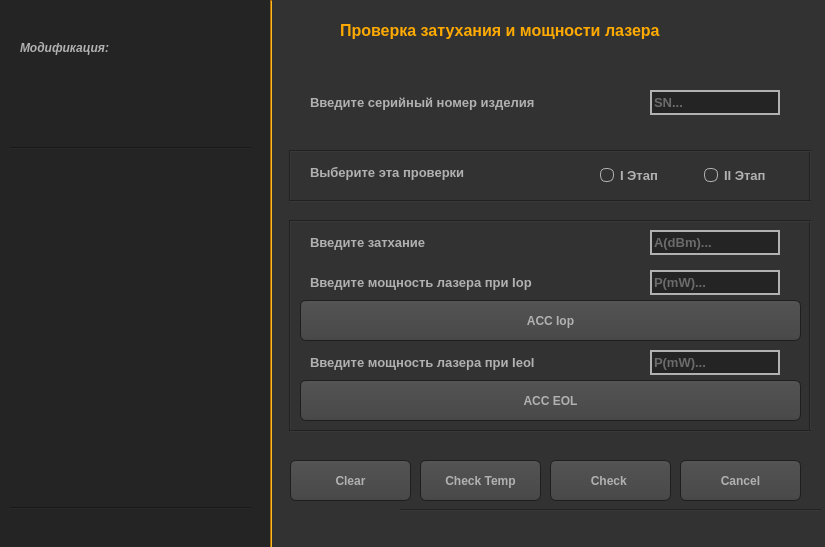
<?xml version="1.0" encoding="UTF-8"?>
<ui version="4.0">
 <class>Form</class>
 <widget class="QWidget" name="Form">
  <property name="geometry">
   <rect>
    <x>0</x>
    <y>0</y>
    <width>825</width>
    <height>547</height>
   </rect>
  </property>
  <property name="minimumSize">
   <size>
    <width>825</width>
    <height>547</height>
   </size>
  </property>
  <property name="maximumSize">
   <size>
    <width>825</width>
    <height>547</height>
   </size>
  </property>
  <property name="windowTitle">
   <string>Checking Attenuation and Laser Power</string>
  </property>
  <property name="styleSheet">
   <string notr="true">QWidget
{
    color: #b1b1b1;
    background-color: #323232;
}
QWidget:item:hover
{
    background-color: QLinearGradient( x1: 0, y1: 0, x2: 0, y2: 1, stop: 0 #ffa02f, stop: 1 #ca0619);
    color: #000000;
}

QWidget:item:selected
{
    background-color: QLinearGradient( x1: 0, y1: 0, x2: 0, y2: 1, stop: 0 #ffa02f, stop: 1 #d7801a);
}
QWidget:disabled
{
    color: #808080;
    background-color: #323232;
}
QScrollBar:vertical
{
      background: QLinearGradient( x1: 0, y1: 0, x2: 1, y2: 0, stop: 0.0 #121212, stop: 0.2 #282828, stop: 1 #484848);
      width: 14px;
      margin: 16px 0 16px 0;
      border: 1px solid #222222;
}

QScrollBar::handle:vertical
{
      background: QLinearGradient( x1: 0, y1: 0, x2: 0, y2: 1, stop: 0 #ffa02f, stop: 0.5 #d7801a, stop: 1 #ffa02f);
      min-height: 20px;
      border-radius: 2px;
}

QScrollBar::add-line:vertical
{
      border: 1px solid #1b1b19;
      border-radius: 2px;
      background: QLinearGradient( x1: 0, y1: 0, x2: 0, y2: 1, stop: 0 #ffa02f, stop: 1 #d7801a);
      height: 14px;
      subcontrol-position: bottom;
      subcontrol-origin: margin;
}

QScrollBar::sub-line:vertical
{
      border: 1px solid #1b1b19;
      border-radius: 2px;
      background: QLinearGradient( x1: 0, y1: 0, x2: 0, y2: 1, stop: 0 #d7801a, stop: 1 #ffa02f);
      height: 14px;
      subcontrol-position: top;
      subcontrol-origin: margin;
}

QScrollBar::up-arrow:vertical, QScrollBar::down-arrow:vertical
{
      border: 1px solid black;
      width: 1px;
      height: 1px;
      background: white;
}


QScrollBar::add-page:vertical, QScrollBar::sub-page:vertical
{
      background: none;
}

QLineEdit
{border: 2px solid #b1b1b1;

    background-color: #242424;
}
QLineEdit:focus
{
    border: 2px solid #ffaa00;
}</string>
  </property>
  <widget class="QPlainTextEdit" name="plainTextEdit">
   <property name="geometry">
    <rect>
     <x>0</x>
     <y>0</y>
     <width>271</width>
     <height>551</height>
    </rect>
   </property>
   <property name="cursor" stdset="0">
    <cursorShape>ArrowCursor</cursorShape>
   </property>
   <property name="styleSheet">
    <string notr="true">QPlainTextEdit
{
    background-color: #242424;
border:#242424
}
</string>
   </property>
   <property name="readOnly">
    <bool>true</bool>
   </property>
  </widget>
  <widget class="Line" name="line_3">
   <property name="geometry">
    <rect>
     <x>270</x>
     <y>0</y>
     <width>2</width>
     <height>550</height>
    </rect>
   </property>
   <property name="styleSheet">
    <string notr="true">background-color: #ffaa00
</string>
   </property>
   <property name="orientation">
    <enum>Qt::Vertical</enum>
   </property>
  </widget>
  <widget class="Line" name="line_2">
   <property name="geometry">
    <rect>
     <x>10</x>
     <y>140</y>
     <width>241</width>
     <height>16</height>
    </rect>
   </property>
   <property name="styleSheet">
    <string notr="true">
    background-color: #242424;
</string>
   </property>
   <property name="orientation">
    <enum>Qt::Horizontal</enum>
   </property>
  </widget>
  <widget class="QLabel" name="label_8">
   <property name="geometry">
    <rect>
     <x>20</x>
     <y>40</y>
     <width>101</width>
     <height>16</height>
    </rect>
   </property>
   <property name="font">
    <font>
     <family>Arial</family>
     <weight>75</weight>
     <italic>true</italic>
     <bold>true</bold>
    </font>
   </property>
   <property name="styleSheet">
    <string notr="true">background-color: #242424;</string>
   </property>
   <property name="text">
    <string>Модификация:</string>
   </property>
  </widget>
  <widget class="QPlainTextEdit" name="plainTextEdit_3">
   <property name="geometry">
    <rect>
     <x>60</x>
     <y>60</y>
     <width>201</width>
     <height>81</height>
    </rect>
   </property>
   <property name="sizePolicy">
    <sizepolicy hsizetype="Preferred" vsizetype="Expanding">
     <horstretch>0</horstretch>
     <verstretch>0</verstretch>
    </sizepolicy>
   </property>
   <property name="font">
    <font>
     <family>Arial</family>
     <pointsize>10</pointsize>
     <weight>50</weight>
     <italic>true</italic>
     <bold>false</bold>
    </font>
   </property>
   <property name="cursor" stdset="0">
    <cursorShape>ArrowCursor</cursorShape>
   </property>
   <property name="styleSheet">
    <string notr="true">QPlainTextEdit
{
    background-color: #242424;
border:#242424
}
</string>
   </property>
   <property name="verticalScrollBarPolicy">
    <enum>Qt::ScrollBarAsNeeded</enum>
   </property>
   <property name="sizeAdjustPolicy">
    <enum>QAbstractScrollArea::AdjustIgnored</enum>
   </property>
   <property name="readOnly">
    <bool>true</bool>
   </property>
   <property name="backgroundVisible">
    <bool>false</bool>
   </property>
   <property name="centerOnScroll">
    <bool>false</bool>
   </property>
   <property name="placeholderText">
    <string/>
   </property>
  </widget>
  <widget class="QPlainTextEdit" name="plainTextEdit_2">
   <property name="geometry">
    <rect>
     <x>10</x>
     <y>160</y>
     <width>251</width>
     <height>341</height>
    </rect>
   </property>
   <property name="sizePolicy">
    <sizepolicy hsizetype="Preferred" vsizetype="Expanding">
     <horstretch>0</horstretch>
     <verstretch>0</verstretch>
    </sizepolicy>
   </property>
   <property name="font">
    <font>
     <family>Arial</family>
     <pointsize>10</pointsize>
     <weight>50</weight>
     <italic>true</italic>
     <bold>false</bold>
    </font>
   </property>
   <property name="cursor" stdset="0">
    <cursorShape>ArrowCursor</cursorShape>
   </property>
   <property name="styleSheet">
    <string notr="true">QPlainTextEdit
{
    background-color: #242424;
border:#242424
}
</string>
   </property>
   <property name="verticalScrollBarPolicy">
    <enum>Qt::ScrollBarAsNeeded</enum>
   </property>
   <property name="sizeAdjustPolicy">
    <enum>QAbstractScrollArea::AdjustIgnored</enum>
   </property>
   <property name="readOnly">
    <bool>true</bool>
   </property>
   <property name="backgroundVisible">
    <bool>false</bool>
   </property>
   <property name="centerOnScroll">
    <bool>false</bool>
   </property>
   <property name="placeholderText">
    <string/>
   </property>
  </widget>
  <widget class="Line" name="line_4">
   <property name="geometry">
    <rect>
     <x>10</x>
     <y>500</y>
     <width>241</width>
     <height>16</height>
    </rect>
   </property>
   <property name="styleSheet">
    <string notr="true">
    background-color: #242424;
</string>
   </property>
   <property name="orientation">
    <enum>Qt::Horizontal</enum>
   </property>
  </widget>
  <widget class="QLabel" name="label_7">
   <property name="geometry">
    <rect>
     <x>10</x>
     <y>510</y>
     <width>101</width>
     <height>31</height>
    </rect>
   </property>
   <property name="font">
    <font>
     <family>Arial</family>
     <pointsize>8</pointsize>
     <weight>50</weight>
     <bold>false</bold>
    </font>
   </property>
   <property name="styleSheet">
    <string notr="true">    background-color: #242424;
border:#242424</string>
   </property>
   <property name="text">
    <string/>
   </property>
  </widget>
  <widget class="QLabel" name="label_10">
   <property name="geometry">
    <rect>
     <x>300</x>
     <y>510</y>
     <width>311</width>
     <height>39</height>
    </rect>
   </property>
   <property name="text">
    <string/>
   </property>
  </widget>
  <widget class="QLabel" name="label_6">
   <property name="geometry">
    <rect>
     <x>720</x>
     <y>510</y>
     <width>109</width>
     <height>39</height>
    </rect>
   </property>
   <property name="font">
    <font>
     <family>Arial</family>
    </font>
   </property>
   <property name="text">
    <string/>
   </property>
  </widget>
  <widget class="Line" name="line_5">
   <property name="geometry">
    <rect>
     <x>400</x>
     <y>500</y>
     <width>421</width>
     <height>20</height>
    </rect>
   </property>
   <property name="styleSheet">
    <string notr="true">
 background-color: #323232;
</string>
   </property>
   <property name="orientation">
    <enum>Qt::Horizontal</enum>
   </property>
  </widget>
  <widget class="QPushButton" name="pushButton_2">
   <property name="geometry">
    <rect>
     <x>680</x>
     <y>460</y>
     <width>121</width>
     <height>41</height>
    </rect>
   </property>
   <property name="font">
    <font>
     <family>Arial</family>
     <pointsize>-1</pointsize>
     <weight>75</weight>
     <bold>true</bold>
    </font>
   </property>
   <property name="cursor">
    <cursorShape>PointingHandCursor</cursorShape>
   </property>
   <property name="styleSheet">
    <string notr="true">QPushButton
{
    color: #b1b1b1;
    background-color: QLinearGradient( x1: 0, y1: 0, x2: 0, y2: 1, stop: 0 #565656, stop: 0.1 #525252, stop: 0.5 #4e4e4e, stop: 0.9 #4a4a4a, stop: 1 #464646);
    border-width: 1px;
    border-color: #1e1e1e;
    border-style: solid;
    border-radius: 6;
    padding: 3px;
    font-size: 12px;
    padding-left: 5px;
    padding-right: 5px;
    min-width: 40px;
}

QPushButton:pressed
{
    background-color: QLinearGradient( x1: 0, y1: 0, x2: 0, y2: 1, stop: 0 #2d2d2d, stop: 0.1 #2b2b2b, stop: 0.5 #292929, stop: 0.9 #282828, stop: 1 #252525);
}
QPushButton:hover
{
    background-color: QLinearGradient( x1: 0, y1: 0, x2: 0, y2: 1, stop: 0 #2d2d20, stop: 0.1 #2b2b2b, stop: 0.3 #292929, stop: 0.6 #282828, stop: 1 #252525);
}</string>
   </property>
   <property name="text">
    <string>Cancel</string>
   </property>
  </widget>
  <widget class="QLabel" name="label">
   <property name="geometry">
    <rect>
     <x>340</x>
     <y>10</y>
     <width>451</width>
     <height>41</height>
    </rect>
   </property>
   <property name="font">
    <font>
     <family>Arial</family>
     <pointsize>12</pointsize>
     <weight>75</weight>
     <bold>true</bold>
    </font>
   </property>
   <property name="styleSheet">
    <string notr="true">QLabel {
color:  #ffaa00
}</string>
   </property>
   <property name="text">
    <string>Проверка затухания и мощности лазера</string>
   </property>
  </widget>
  <widget class="Line" name="line_11">
   <property name="geometry">
    <rect>
     <x>800</x>
     <y>150</y>
     <width>20</width>
     <height>51</height>
    </rect>
   </property>
   <property name="orientation">
    <enum>Qt::Vertical</enum>
   </property>
  </widget>
  <widget class="Line" name="line_12">
   <property name="geometry">
    <rect>
     <x>290</x>
     <y>150</y>
     <width>521</width>
     <height>2</height>
    </rect>
   </property>
   <property name="styleSheet">
    <string notr="true"/>
   </property>
   <property name="orientation">
    <enum>Qt::Horizontal</enum>
   </property>
  </widget>
  <widget class="Line" name="line_10">
   <property name="geometry">
    <rect>
     <x>280</x>
     <y>150</y>
     <width>20</width>
     <height>51</height>
    </rect>
   </property>
   <property name="orientation">
    <enum>Qt::Vertical</enum>
   </property>
  </widget>
  <widget class="Line" name="line">
   <property name="geometry">
    <rect>
     <x>290</x>
     <y>200</y>
     <width>521</width>
     <height>2</height>
    </rect>
   </property>
   <property name="styleSheet">
    <string notr="true"/>
   </property>
   <property name="orientation">
    <enum>Qt::Horizontal</enum>
   </property>
  </widget>
  <widget class="QWidget" name="horizontalLayoutWidget">
   <property name="geometry">
    <rect>
     <x>600</x>
     <y>160</y>
     <width>201</width>
     <height>31</height>
    </rect>
   </property>
   <layout class="QHBoxLayout" name="horizontalLayout">
    <item>
     <widget class="QRadioButton" name="radioButton_6">
      <property name="font">
       <font>
        <family>Arial</family>
        <pointsize>10</pointsize>
        <weight>75</weight>
        <bold>true</bold>
       </font>
      </property>
      <property name="cursor">
       <cursorShape>PointingHandCursor</cursorShape>
      </property>
      <property name="styleSheet">
       <string notr="true">QRadioButton::indicator:checked, QRadioButton::indicator:unchecked{
    color: #b1b1b1;
    background-color: #323232;
    border: 1px solid #b1b1b1;
    border-radius: 6px;
}

QRadioButton::indicator:checked
{
    background-color: qradialgradient(
        cx: 0.5, cy: 0.5,
        fx: 0.5, fy: 0.5,
        radius: 1.0,
        stop: 0.25 #ffaa00,
        stop: 0.3 #323232
    );
}
QRadioButton::indicator
{
    border-radius: 6px;
}

QRadioButton::indicator:hover, QCheckBox::indicator:hover
{
    border: 1px solid #ffaa00;
}</string>
      </property>
      <property name="text">
       <string>I Этап</string>
      </property>
     </widget>
    </item>
    <item>
     <widget class="QRadioButton" name="radioButton_5">
      <property name="font">
       <font>
        <family>Arial</family>
        <pointsize>10</pointsize>
        <weight>75</weight>
        <bold>true</bold>
       </font>
      </property>
      <property name="cursor">
       <cursorShape>PointingHandCursor</cursorShape>
      </property>
      <property name="styleSheet">
       <string notr="true">QRadioButton::indicator:checked, QRadioButton::indicator:unchecked{
    color: #b1b1b1;
    background-color: #323232;
    border: 1px solid #b1b1b1;
    border-radius: 6px;
}

QRadioButton::indicator:checked
{
    background-color: qradialgradient(
        cx: 0.5, cy: 0.5,
        fx: 0.5, fy: 0.5,
        radius: 1.0,
        stop: 0.25 #ffaa00,
        stop: 0.3 #323232
    );
}
QRadioButton::indicator
{
    border-radius: 6px;
}

QRadioButton::indicator:hover, QCheckBox::indicator:hover
{
    border: 1px solid #ffaa00;
}</string>
      </property>
      <property name="text">
       <string>II Этап</string>
      </property>
     </widget>
    </item>
   </layout>
  </widget>
  <widget class="QLabel" name="label_5">
   <property name="geometry">
    <rect>
     <x>310</x>
     <y>230</y>
     <width>161</width>
     <height>25</height>
    </rect>
   </property>
   <property name="font">
    <font>
     <family>Arial</family>
     <pointsize>10</pointsize>
     <weight>75</weight>
     <bold>true</bold>
    </font>
   </property>
   <property name="text">
    <string>Введите затхание</string>
   </property>
  </widget>
  <widget class="QPushButton" name="pushButton_5">
   <property name="enabled">
    <bool>true</bool>
   </property>
   <property name="geometry">
    <rect>
     <x>550</x>
     <y>460</y>
     <width>121</width>
     <height>41</height>
    </rect>
   </property>
   <property name="font">
    <font>
     <family>Arial</family>
     <pointsize>-1</pointsize>
     <weight>75</weight>
     <bold>true</bold>
    </font>
   </property>
   <property name="cursor">
    <cursorShape>PointingHandCursor</cursorShape>
   </property>
   <property name="styleSheet">
    <string notr="true">QPushButton
{
    color: #b1b1b1;
    background-color: QLinearGradient( x1: 0, y1: 0, x2: 0, y2: 1, stop: 0 #565656, stop: 0.1 #525252, stop: 0.5 #4e4e4e, stop: 0.9 #4a4a4a, stop: 1 #464646);
    border-width: 1px;
    border-color: #1e1e1e;
    border-style: solid;
    border-radius: 6;
    padding: 3px;
    font-size: 12px;
    padding-left: 5px;
    padding-right: 5px;
    min-width: 40px;
}

QPushButton:pressed
{
    background-color: QLinearGradient( x1: 0, y1: 0, x2: 0, y2: 1, stop: 0 #2d2d20, stop: 0.1 #2b2b2b, stop: 0.5 #292929, stop: 0.9 #282828, stop: 1 #252525);
}
QPushButton:hover
{
    background-color: QLinearGradient( x1: 0, y1: 0, x2: 0, y2: 1, stop: 0 #2d2d20, stop: 0.1 #2b2b2b, stop: 0.3 #292929, stop: 0.6 #282828, stop: 1 #252525);
}</string>
   </property>
   <property name="text">
    <string>Check </string>
   </property>
   <property name="checkable">
    <bool>false</bool>
   </property>
  </widget>
  <widget class="QLineEdit" name="lineEdit_4">
   <property name="geometry">
    <rect>
     <x>650</x>
     <y>230</y>
     <width>130</width>
     <height>25</height>
    </rect>
   </property>
   <property name="font">
    <font>
     <family>Arial</family>
     <pointsize>10</pointsize>
     <weight>75</weight>
     <bold>true</bold>
    </font>
   </property>
   <property name="text">
    <string/>
   </property>
   <property name="placeholderText">
    <string>A(dBm)...</string>
   </property>
  </widget>
  <widget class="QLineEdit" name="lineEdit_5">
   <property name="geometry">
    <rect>
     <x>650</x>
     <y>270</y>
     <width>130</width>
     <height>25</height>
    </rect>
   </property>
   <property name="font">
    <font>
     <family>Arial</family>
     <pointsize>10</pointsize>
     <weight>75</weight>
     <bold>true</bold>
    </font>
   </property>
   <property name="text">
    <string/>
   </property>
   <property name="placeholderText">
    <string>P(mW)...</string>
   </property>
  </widget>
  <widget class="QLabel" name="label_9">
   <property name="geometry">
    <rect>
     <x>310</x>
     <y>270</y>
     <width>291</width>
     <height>25</height>
    </rect>
   </property>
   <property name="font">
    <font>
     <family>Arial</family>
     <pointsize>10</pointsize>
     <weight>75</weight>
     <bold>true</bold>
    </font>
   </property>
   <property name="text">
    <string>Введите мощность лазера при Iop</string>
   </property>
  </widget>
  <widget class="QLabel" name="label_11">
   <property name="geometry">
    <rect>
     <x>310</x>
     <y>350</y>
     <width>291</width>
     <height>25</height>
    </rect>
   </property>
   <property name="font">
    <font>
     <family>Arial</family>
     <pointsize>10</pointsize>
     <weight>75</weight>
     <bold>true</bold>
    </font>
   </property>
   <property name="text">
    <string>Введите мощность лазера при Ieol</string>
   </property>
  </widget>
  <widget class="QLineEdit" name="lineEdit_6">
   <property name="geometry">
    <rect>
     <x>650</x>
     <y>350</y>
     <width>130</width>
     <height>25</height>
    </rect>
   </property>
   <property name="font">
    <font>
     <family>Arial</family>
     <pointsize>10</pointsize>
     <weight>75</weight>
     <bold>true</bold>
    </font>
   </property>
   <property name="text">
    <string/>
   </property>
   <property name="placeholderText">
    <string>P(mW)...</string>
   </property>
  </widget>
  <widget class="QPushButton" name="pushButton_6">
   <property name="enabled">
    <bool>true</bool>
   </property>
   <property name="geometry">
    <rect>
     <x>420</x>
     <y>460</y>
     <width>121</width>
     <height>41</height>
    </rect>
   </property>
   <property name="font">
    <font>
     <family>Arial</family>
     <pointsize>-1</pointsize>
     <weight>75</weight>
     <bold>true</bold>
    </font>
   </property>
   <property name="cursor">
    <cursorShape>PointingHandCursor</cursorShape>
   </property>
   <property name="styleSheet">
    <string notr="true">QPushButton
{
    color: #b1b1b1;
    background-color: QLinearGradient( x1: 0, y1: 0, x2: 0, y2: 1, stop: 0 #565656, stop: 0.1 #525252, stop: 0.5 #4e4e4e, stop: 0.9 #4a4a4a, stop: 1 #464646);
    border-width: 1px;
    border-color: #1e1e1e;
    border-style: solid;
    border-radius: 6;
    padding: 3px;
    font-size: 12px;
    padding-left: 5px;
    padding-right: 5px;
    min-width: 40px;
}

QPushButton:pressed
{
    background-color: QLinearGradient( x1: 0, y1: 0, x2: 0, y2: 1, stop: 0 #2d2d20, stop: 0.1 #2b2b2b, stop: 0.5 #292929, stop: 0.9 #282828, stop: 1 #252525);
}
QPushButton:hover
{
    background-color: QLinearGradient( x1: 0, y1: 0, x2: 0, y2: 1, stop: 0 #2d2d20, stop: 0.1 #2b2b2b, stop: 0.3 #292929, stop: 0.6 #282828, stop: 1 #252525);
}</string>
   </property>
   <property name="text">
    <string>Check Temp</string>
   </property>
   <property name="checkable">
    <bool>false</bool>
   </property>
  </widget>
  <widget class="QLabel" name="label_12">
   <property name="geometry">
    <rect>
     <x>310</x>
     <y>90</y>
     <width>291</width>
     <height>25</height>
    </rect>
   </property>
   <property name="font">
    <font>
     <family>Arial</family>
     <pointsize>10</pointsize>
     <weight>75</weight>
     <bold>true</bold>
    </font>
   </property>
   <property name="text">
    <string>Введите серийный номер изделия</string>
   </property>
  </widget>
  <widget class="QLineEdit" name="lineEdit_7">
   <property name="geometry">
    <rect>
     <x>650</x>
     <y>90</y>
     <width>130</width>
     <height>25</height>
    </rect>
   </property>
   <property name="font">
    <font>
     <family>Arial</family>
     <pointsize>10</pointsize>
     <weight>75</weight>
     <bold>true</bold>
    </font>
   </property>
   <property name="text">
    <string/>
   </property>
   <property name="placeholderText">
    <string>SN...</string>
   </property>
  </widget>
  <widget class="QPushButton" name="pushButton_7">
   <property name="enabled">
    <bool>true</bool>
   </property>
   <property name="geometry">
    <rect>
     <x>300</x>
     <y>380</y>
     <width>501</width>
     <height>41</height>
    </rect>
   </property>
   <property name="font">
    <font>
     <family>Arial</family>
     <pointsize>-1</pointsize>
     <weight>75</weight>
     <bold>true</bold>
    </font>
   </property>
   <property name="cursor">
    <cursorShape>PointingHandCursor</cursorShape>
   </property>
   <property name="styleSheet">
    <string notr="true">QPushButton
{
    color: #b1b1b1;
    background-color: QLinearGradient( x1: 0, y1: 0, x2: 0, y2: 1, stop: 0 #565656, stop: 0.1 #525252, stop: 0.5 #4e4e4e, stop: 0.9 #4a4a4a, stop: 1 #464646);
    border-width: 1px;
    border-color: #1e1e1e;
    border-style: solid;
    border-radius: 6;
    padding: 3px;
    font-size: 12px;
    padding-left: 5px;
    padding-right: 5px;
    min-width: 40px;
}

QPushButton:pressed
{
    background-color: QLinearGradient( x1: 0, y1: 0, x2: 0, y2: 1, stop: 0 #2d2d20, stop: 0.1 #2b2b2b, stop: 0.5 #292929, stop: 0.9 #282828, stop: 1 #252525);
}
QPushButton:hover
{
    background-color: QLinearGradient( x1: 0, y1: 0, x2: 0, y2: 1, stop: 0 #2d2d20, stop: 0.1 #2b2b2b, stop: 0.3 #292929, stop: 0.6 #282828, stop: 1 #252525);
}</string>
   </property>
   <property name="text">
    <string>ACC EOL</string>
   </property>
   <property name="checkable">
    <bool>false</bool>
   </property>
  </widget>
  <widget class="QPushButton" name="pushButton_8">
   <property name="enabled">
    <bool>true</bool>
   </property>
   <property name="geometry">
    <rect>
     <x>290</x>
     <y>460</y>
     <width>121</width>
     <height>41</height>
    </rect>
   </property>
   <property name="font">
    <font>
     <family>Arial</family>
     <pointsize>-1</pointsize>
     <weight>75</weight>
     <bold>true</bold>
    </font>
   </property>
   <property name="cursor">
    <cursorShape>PointingHandCursor</cursorShape>
   </property>
   <property name="styleSheet">
    <string notr="true">QPushButton
{
    color: #b1b1b1;
    background-color: QLinearGradient( x1: 0, y1: 0, x2: 0, y2: 1, stop: 0 #565656, stop: 0.1 #525252, stop: 0.5 #4e4e4e, stop: 0.9 #4a4a4a, stop: 1 #464646);
    border-width: 1px;
    border-color: #1e1e1e;
    border-style: solid;
    border-radius: 6;
    padding: 3px;
    font-size: 12px;
    padding-left: 5px;
    padding-right: 5px;
    min-width: 40px;
}

QPushButton:pressed
{
    background-color: QLinearGradient( x1: 0, y1: 0, x2: 0, y2: 1, stop: 0 #2d2d20, stop: 0.1 #2b2b2b, stop: 0.5 #292929, stop: 0.9 #282828, stop: 1 #252525);
}
QPushButton:hover
{
    background-color: QLinearGradient( x1: 0, y1: 0, x2: 0, y2: 1, stop: 0 #2d2d20, stop: 0.1 #2b2b2b, stop: 0.3 #292929, stop: 0.6 #282828, stop: 1 #252525);
}</string>
   </property>
   <property name="text">
    <string>Clear</string>
   </property>
   <property name="checkable">
    <bool>false</bool>
   </property>
  </widget>
  <widget class="Line" name="line_7">
   <property name="geometry">
    <rect>
     <x>290</x>
     <y>430</y>
     <width>521</width>
     <height>2</height>
    </rect>
   </property>
   <property name="styleSheet">
    <string notr="true"/>
   </property>
   <property name="orientation">
    <enum>Qt::Horizontal</enum>
   </property>
  </widget>
  <widget class="Line" name="line_13">
   <property name="geometry">
    <rect>
     <x>800</x>
     <y>220</y>
     <width>20</width>
     <height>211</height>
    </rect>
   </property>
   <property name="orientation">
    <enum>Qt::Vertical</enum>
   </property>
  </widget>
  <widget class="Line" name="line_14">
   <property name="geometry">
    <rect>
     <x>280</x>
     <y>220</y>
     <width>20</width>
     <height>211</height>
    </rect>
   </property>
   <property name="orientation">
    <enum>Qt::Vertical</enum>
   </property>
  </widget>
  <widget class="QPushButton" name="pushButton_9">
   <property name="enabled">
    <bool>true</bool>
   </property>
   <property name="geometry">
    <rect>
     <x>300</x>
     <y>300</y>
     <width>501</width>
     <height>41</height>
    </rect>
   </property>
   <property name="font">
    <font>
     <family>Arial</family>
     <pointsize>-1</pointsize>
     <weight>75</weight>
     <bold>true</bold>
    </font>
   </property>
   <property name="cursor">
    <cursorShape>PointingHandCursor</cursorShape>
   </property>
   <property name="styleSheet">
    <string notr="true">QPushButton
{
    color: #b1b1b1;
    background-color: QLinearGradient( x1: 0, y1: 0, x2: 0, y2: 1, stop: 0 #565656, stop: 0.1 #525252, stop: 0.5 #4e4e4e, stop: 0.9 #4a4a4a, stop: 1 #464646);
    border-width: 1px;
    border-color: #1e1e1e;
    border-style: solid;
    border-radius: 6;
    padding: 3px;
    font-size: 12px;
    padding-left: 5px;
    padding-right: 5px;
    min-width: 40px;
}

QPushButton:pressed
{
    background-color: QLinearGradient( x1: 0, y1: 0, x2: 0, y2: 1, stop: 0 #2d2d20, stop: 0.1 #2b2b2b, stop: 0.5 #292929, stop: 0.9 #282828, stop: 1 #252525);
}
QPushButton:hover
{
    background-color: QLinearGradient( x1: 0, y1: 0, x2: 0, y2: 1, stop: 0 #2d2d20, stop: 0.1 #2b2b2b, stop: 0.3 #292929, stop: 0.6 #282828, stop: 1 #252525);
}</string>
   </property>
   <property name="text">
    <string>ACC Iop</string>
   </property>
   <property name="checkable">
    <bool>false</bool>
   </property>
  </widget>
  <widget class="Line" name="line_6">
   <property name="geometry">
    <rect>
     <x>290</x>
     <y>220</y>
     <width>521</width>
     <height>2</height>
    </rect>
   </property>
   <property name="styleSheet">
    <string notr="true"/>
   </property>
   <property name="orientation">
    <enum>Qt::Horizontal</enum>
   </property>
  </widget>
  <widget class="QLabel" name="label_13">
   <property name="geometry">
    <rect>
     <x>310</x>
     <y>160</y>
     <width>211</width>
     <height>25</height>
    </rect>
   </property>
   <property name="font">
    <font>
     <family>Arial</family>
     <pointsize>10</pointsize>
     <weight>75</weight>
     <bold>true</bold>
    </font>
   </property>
   <property name="text">
    <string>Выберите эта проверки</string>
   </property>
  </widget>
  <zorder>line_14</zorder>
  <zorder>line_13</zorder>
  <zorder>line_10</zorder>
  <zorder>plainTextEdit</zorder>
  <zorder>line_3</zorder>
  <zorder>line_2</zorder>
  <zorder>label_8</zorder>
  <zorder>plainTextEdit_3</zorder>
  <zorder>plainTextEdit_2</zorder>
  <zorder>line_4</zorder>
  <zorder>label_7</zorder>
  <zorder>label_10</zorder>
  <zorder>label_6</zorder>
  <zorder>line_5</zorder>
  <zorder>pushButton_2</zorder>
  <zorder>label</zorder>
  <zorder>line_11</zorder>
  <zorder>line_12</zorder>
  <zorder>line</zorder>
  <zorder>horizontalLayoutWidget</zorder>
  <zorder>label_5</zorder>
  <zorder>pushButton_5</zorder>
  <zorder>lineEdit_4</zorder>
  <zorder>lineEdit_5</zorder>
  <zorder>label_9</zorder>
  <zorder>label_11</zorder>
  <zorder>lineEdit_6</zorder>
  <zorder>pushButton_6</zorder>
  <zorder>label_12</zorder>
  <zorder>lineEdit_7</zorder>
  <zorder>pushButton_7</zorder>
  <zorder>pushButton_8</zorder>
  <zorder>line_7</zorder>
  <zorder>pushButton_9</zorder>
  <zorder>line_6</zorder>
  <zorder>label_13</zorder>
 </widget>
 <resources/>
 <connections/>
</ui>
